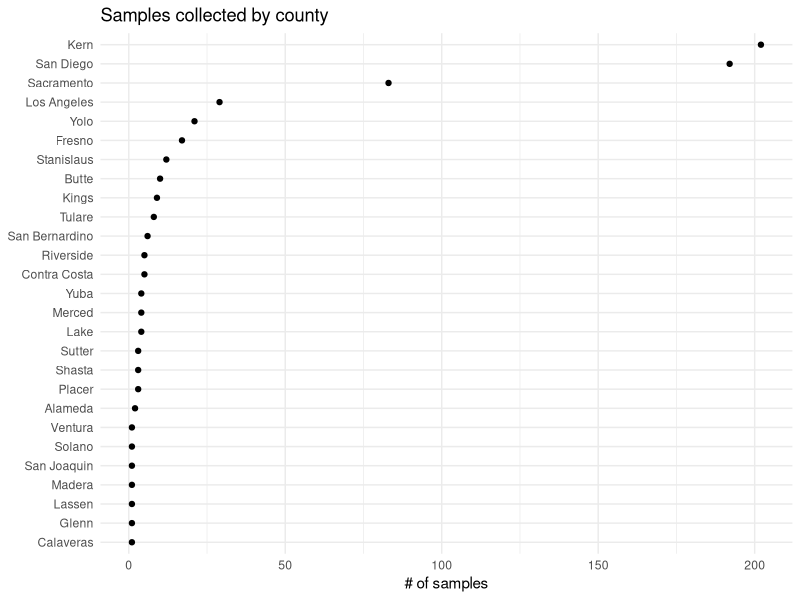
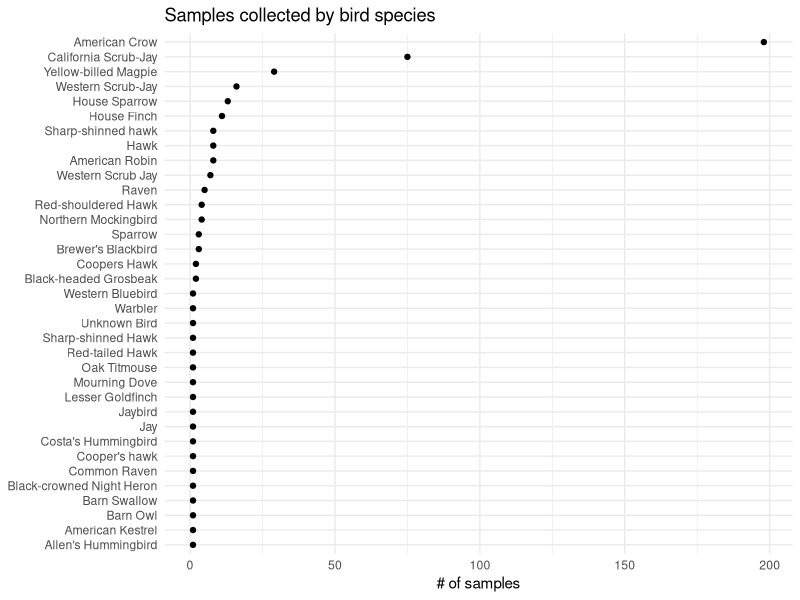
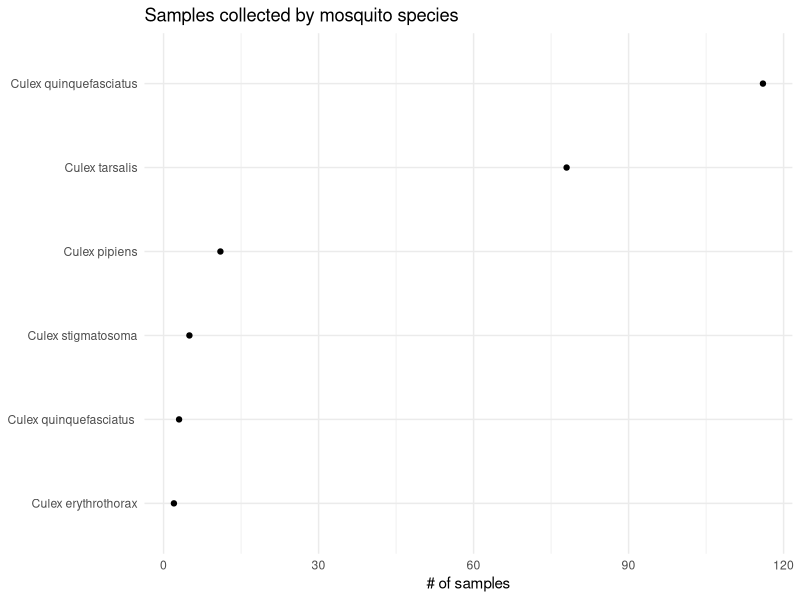

Reproduce these figures in R, in order.
library(readr)
library(tidyverse)
library(stringr)
library(ggthemes)

wn_meta_filtered <- read.csv("metadata/metadata.csv") %>% 
  select(Scripps.ID, Species, Sample.type, Collection.date, County, Latitude, Longitude)

wn_meta_sum_county <- wn_meta_filtered %>% 
  group_by(County) %>% 
  summarize(
    n = n()) %>% 
  ungroup()

wn_meta_sum_county %>%
  mutate(County = fct_reorder(County, n)) %>% 
  ggplot(aes(x = County, y = n)) +
  geom_point() +
  coord_flip() +
  theme_minimal() +
  labs(title = "Samples collected by county", x = NULL, y = "# of samples")

wn_meta_sum_species <- wn_meta_filtered %>% 
  filter(Sample.type == "Tissue") %>% 
  group_by(Species) %>% 
  summarize(
    n = n()) %>% 
  ungroup()

wn_meta_sum_species %>%
  mutate(Species = fct_reorder(Species, n)) %>% 
  ggplot(aes(x = Species, y = n)) +
  geom_point() +
  coord_flip() +
  theme_minimal() +
  labs(title = "Samples collected by bird species", x = NULL, y = "# of samples")    

wn_meta_sum_mosquitos <- wn_meta_filtered %>% 
  filter(Sample.type == "Pooled mosquitos") %>% 
  group_by(Species) %>% 
  summarize(
    n = n()) %>% 
  ungroup()

wn_meta_sum_mosquitos %>%
  mutate(Species = fct_reorder(Species, n)) %>% 
  ggplot(aes(x = Species, y = n)) +
  geom_point() +
  coord_flip() +
  theme_minimal() +
  labs(title = "Samples collected by mosquito species", x = NULL, y = "# of samples")    
